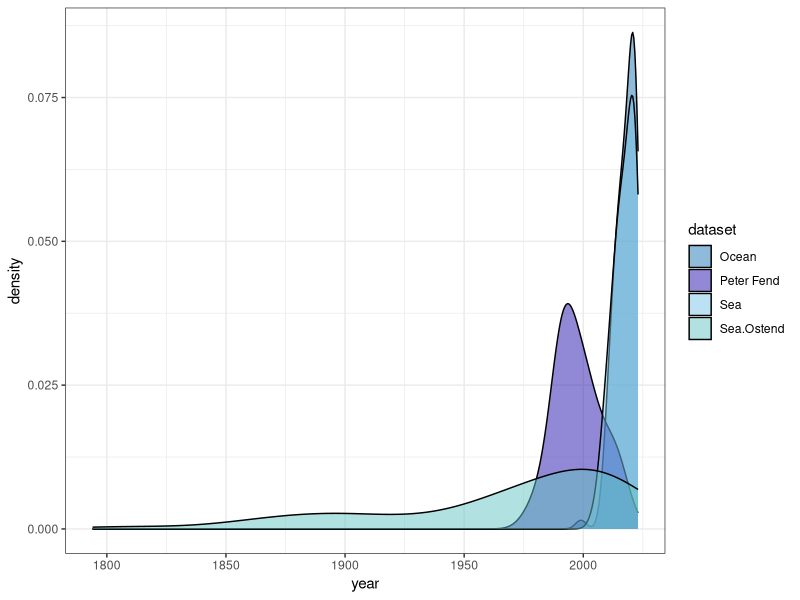

Generate this figure with R:

# Load libraries
library(ggplot2)
library(dplyr)

# Load data from 3 CSV files and combine them
df1 <- read.csv("densitypeter.csv")
df1$dataset <- "Peter Fend"
df2 <- read.csv("density_sea.csv")
df2$dataset <- "Sea"
df3 <- read.csv("ostend_density.csv")
df3$dataset <- "Sea.Ostend"
df4 <- read.csv("density_ocean.csv")
df4$dataset <- "Ocean"

df_all <- rbind(df1, df2, df3, df4)

# Create stacked density chart with custom color palette
ggplot(df_all, aes(x = year, fill = dataset)) +
  geom_density(alpha = 0.5, adjust = 1.5) +
  scale_fill_manual(values = c("#1F78B4", "#2415ab", "#7ac3e6", "#64c3c4")) +
  theme_bw()
